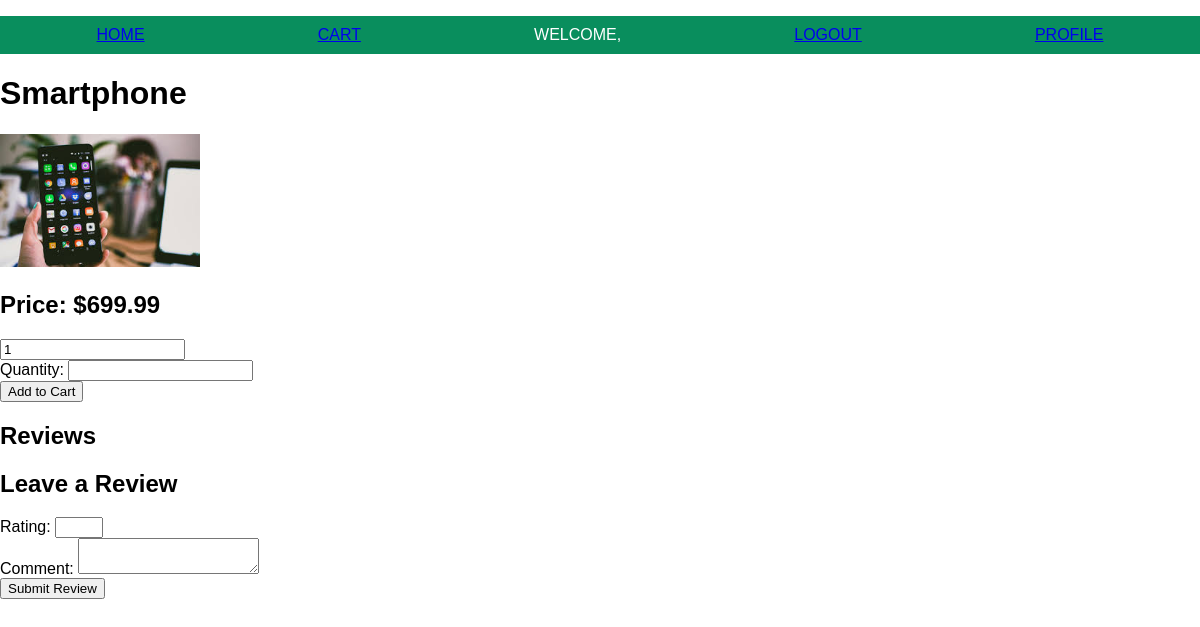
Page /product/1 on the committed database.
### models.py (models this page shows, shortened)
class Product(db.Model):
    id = db.Column(db.Integer, primary_key=True)
    name = db.Column(db.String(80), nullable=False)
    price = db.Column(db.Float, nullable=False)
    image = db.Column(db.String(120), nullable=True)
    category_id = db.Column(db.Integer, db.ForeignKey('category.id'), nullable=False)
    sales_count = db.Column(db.Integer, default=0)
    warehouse_id = db.Column(db.Integer, db.ForeignKey('warehouse.id'), nullable=True)
    inventory = db.Column(db.Integer, default=0)
    warehouse = db.relationship('Warehouse', backref=db.backref('products', lazy=True))
    category = db.relationship('Category', backref=db.backref('products', lazy=True))

### app.py (the view)
@app.route('/product/<int:product_id>')
def view_product(product_id):
    product = Product.query.get_or_404(product_id)
    form = AddToCartForm()
    return render_template('product.html', product=product, form=form, review_form=ReviewForm())

### forms.py
class AddToCartForm(FlaskForm):
    product_id = IntegerField('Product ID', validators=[DataRequired()])
    quantity = IntegerField('Quantity', validators=[DataRequired(), NumberRange(min=1)])
    submit = SubmitField('Add to Cart')

class ReviewForm(FlaskForm):
    rating = IntegerField('Rating', validators=[DataRequired(), NumberRange(min=1, max=5)])
    comment = TextAreaField('Comment', validators=[DataRequired()])
    submit = SubmitField('Submit Review')

### templates/product.html (shortened to what this page needs)
{% extends "base.html" %}
{% block content %}
<h1>{{ product.name }}</h1>
<div class="product-details">
    <div style="max-width: 200px; max-height: 200px; overflow: hidden;">
        <img src="{{ url_for('static', filename='images/' + product.image) }}" alt="{{ product.name }}"
            style="width: 100%; height: auto;">
    </div>
    <div class="product-info">
        <h2>Price: ${{ product.price }}</h2>
        <form action="{{ url_for('add_to_cart') }}" method="post">
            {{ form.product_id(value=product.id) }}
            <div>
                {{ form.quantity.label }}: {{ form.quantity(class="form-control") }}
            </div>
            <div>
                {{ form.submit(class="btn btn-primary") }}
            </div>
        </form>
    </div>
</div>
<h2>Reviews</h2>
{% if not user_has_reviewed %}
<h2>Leave a Review</h2>
<form action="{{ url_for('add_review', product_id=product.id) }}" method="post">
    <div>
        {{ review_form.rating.label }}: {{ review_form.rating(class="form-control") }}
    </div>
    <div>
        {{ review_form.comment.label }}: {{ review_form.comment(class="form-control") }}
    </div>
    <div>
        {{ review_form.submit(class="btn btn-primary") }}
    </div>
</form>
{% endif %}
{% endblock %}

### static/styles.css (style rules this page uses)
body { font-family: Arial, sans-serif; margin: 0; padding: 0; }

### rows in the picture
Product: name "Smartphone", image (picture), price "699.99"

### other values in the picture
{{ review_form.rating.label }} "Rating"
{{ review_form.comment.label }} "Comment"
